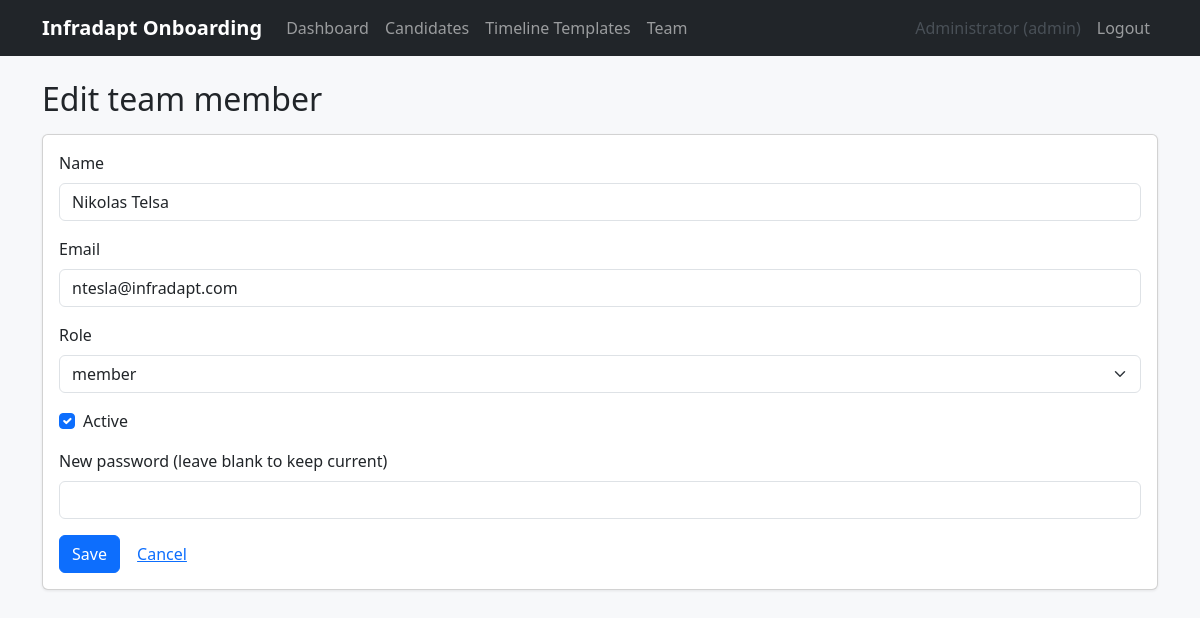
Screenshot of /team/2/edit (signed in) with the database file from the repository.
### app/models.py (models this page shows, shortened)
class User(UserMixin, db.Model):
    __tablename__ = "users"
    id = db.Column(db.Integer, primary_key=True)
    name = db.Column(db.String(120), nullable=False)
    email = db.Column(db.String(255), unique=True, nullable=False, index=True)
    password_hash = db.Column(db.String(255), nullable=False)
    role = db.Column(db.String(20), nullable=False, default=ROLE_MEMBER)
    active = db.Column(db.Boolean, nullable=False, default=True)
    created_at = db.Column(db.DateTime, nullable=False, default=datetime.utcnow)
    notes = db.relationship("Note", backref="author", lazy="dynamic")
    resumes_uploaded = db.relationship("Resume", backref="uploaded_by_user", lazy="dynamic")
    assigned_events = db.relationship(
        "HireEvent",
        foreign_keys="HireEvent.assigned_to",
        backref="assignee",
        lazy="dynamic",
    )
    @property
    def is_admin(self):
        return self.role == ROLE_ADMIN
    @property
    def is_active(self):
        return self.active

### app/auth.py (the view, shortened to what this page needs)
@auth_bp.route("/team/<int:user_id>/edit", methods=["GET", "POST"])
@login_required
@admin_required
def team_edit(user_id):
    user = User.query.get_or_404(user_id)
    return render_template("team/form.html", user=user, form=None)

### app/auth.py (called while the page is built)
def admin_required(view):
    from functools import wraps
    @wraps(view)
    def wrapped(*args, **kwargs):
        if not current_user.is_authenticated:
            return login_manager_redirect()
        if not current_user.is_admin:
            abort(403)
        return view(*args, **kwargs)
    return wrapped

### app/templates/team/form.html (shortened to what this page needs)
{% extends "base.html" %}
{% block content %}
<h2>{{ 'Edit team member' if user else 'Add team member' }}</h2>
<div class="card mt-3">
  <div class="card-body">
    <form method="post">
      <div class="mb-3">
        <label class="form-label">Name</label>
        <input type="text" class="form-control" name="name" value="{{ (form.name if form else user.name) or '' }}" required>
      </div>
      <div class="mb-3">
        <label class="form-label">Email</label>
        <input type="email" class="form-control" name="email" value="{{ (form.email if form else user.email) or '' }}" required>
      </div>
      <div class="mb-3">
        <label class="form-label">Role</label>
        <select class="form-select" name="role">
          {% for r in roles %}
          <option value="{{ r }}" {% if (form.role if form else user.role) == r %}selected{% endif %}>{{ r }}</option>
          {% endfor %}
        </select>
      </div>
      {% if user %}
      <div class="mb-3 form-check">
        <input type="checkbox" class="form-check-input" id="active" name="active" {% if user.active %}checked{% endif %}>
        <label class="form-check-label" for="active">Active</label>
      </div>
      <div class="mb-3">
        <label class="form-label">New password (leave blank to keep current)</label>
        <input type="password" class="form-control" name="password" minlength="8">
      </div>
      {% else %}
      <div class="mb-3">
        <label class="form-label">Password</label>
        <input type="password" class="form-control" name="password" minlength="8" required>
      </div>
      {% endif %}
      <button type="submit" class="btn btn-primary">Save</button>
      <a href="{{ url_for('auth.team_list') }}" class="btn btn-link">Cancel</a>
    </form>
  </div>
</div>
{% endblock %}

### app/templates/base.html (shortened to what this page needs)
<!doctype html>
<html lang="en">
<head>
  <link href="https://cdn.jsdelivr.net/npm/bootstrap@5.3.3/dist/css/bootstrap.min.css" rel="stylesheet">
  <link rel="stylesheet" href="{{ url_for('static', filename='style.css') }}">
</head>
<body>
  {% if current_user.is_authenticated %}
  <nav class="navbar navbar-expand-lg navbar-dark bg-dark mb-4">
    <div class="container">
      <a class="navbar-brand" href="{{ url_for('main.dashboard') }}">Infradapt Onboarding</a>
      <div class="collapse navbar-collapse" id="navMain">
        <ul class="navbar-nav me-auto">
          <li class="nav-item"><a class="nav-link" href="{{ url_for('main.dashboard') }}">Dashboard</a></li>
          <li class="nav-item"><a class="nav-link" href="{{ url_for('candidates.list_candidates') }}">Candidates</a></li>
          {% if current_user.is_admin %}
          <li class="nav-item"><a class="nav-link" href="{{ url_for('templates_admin.list_templates') }}">Timeline Templates</a></li>
          <li class="nav-item"><a class="nav-link" href="{{ url_for('auth.team_list') }}">Team</a></li>
          {% endif %}
        </ul>
        <ul class="navbar-nav">
          <li class="nav-item"><span class="nav-link text-light-emphasis">{{ current_user.name }} ({{ current_user.role }})</span></li>
          <li class="nav-item"><a class="nav-link" href="{{ url_for('auth.logout') }}">Logout</a></li>
        </ul>
      </div>
    </div>
  </nav>
  {% endif %}
  <div class="container pb-5">
    {% block content %}{% endblock %}
  </div>
</body>
</html>

### app/static/style.css (style rules this page uses)
body { background-color: #f7f8fa; }
.navbar-brand { font-weight: 600; }
.card { box-shadow: 0 1px 3px rgba(0, 0, 0, 0.08); }

### rows the page displays
User: name "Administrator", role "admin"
User: name "Nikolas Telsa", email "ntesla@infradapt.com", role "member", active "☑"

### other values shown
{{ 'Edit team member' if user else 'Add team member' }} "Edit team member"
